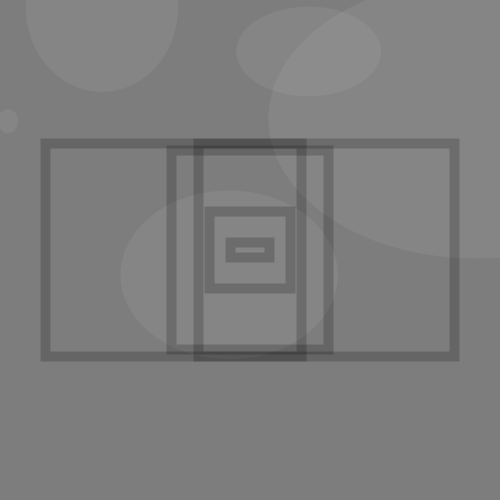
Frame 1 (no input)
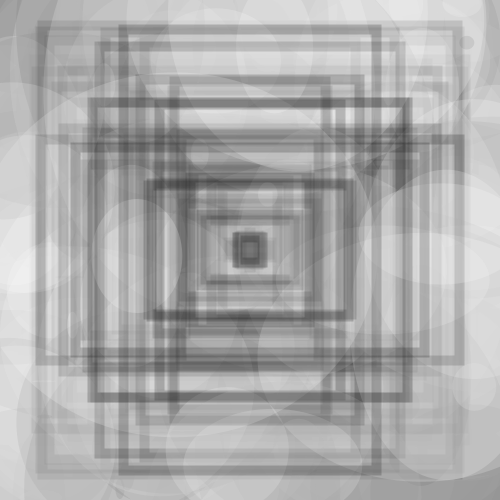
Frame 60 (the mouse pressed at the canvas centre just before this capture)
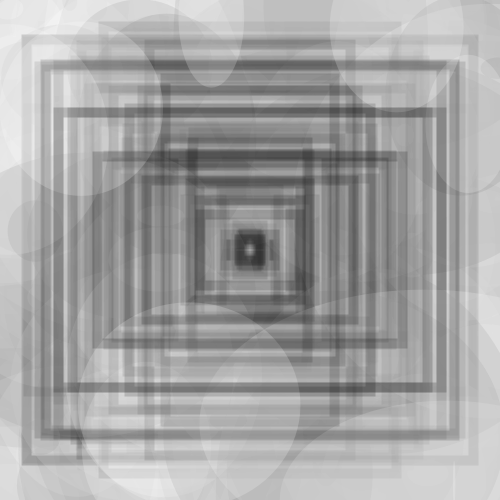
Frame 120 (the mouse held since frame 60 and released just before this capture)

The Processing sketch that drew these frames (run headless with seeded random() and noise(); from frame 60 on, the mouse is pressed at the canvas centre):

// Processing sketch: processing_167729
// ── processing_167729.pde

int counter;

void setup() {
background(125);
size (500,500);
frameRate(10); 
}

//triangle(mouseX, mouseY, random(500), random(500),random(500), random(500));
void draw() {  
  counter++;
  rectMode(CENTER);
  noStroke();
   fill(random(255)+180,50);
   if (mousePressed && (mouseButton == LEFT)) { 
    ellipseMode (CENTER);
    ellipse(mouseX, mouseY, random(100)+50, random(100)+50);
 //noFill(),
strokeWeight (1); 
   stroke(0);
    ellipse(mouseX, mouseY, random(50), random(50));
    ellipseMode (CORNER);
    ellipse(mouseX, mouseY, random(50), random(50));
    ellipse(mouseX, mouseY, random(50), random(50));
   }
   
   else if (mousePressed && (mouseButton == RIGHT)) { 
   fill(random(30),100);
  triangle(mouseX, mouseY, random(500), random(500),random(250), random(250));
    //ellipse (mouseX, mouseY, random(50), random(50));
 //noFill();
strokeWeight (1); 
   stroke(0);
    rect(mouseX, mouseY, random(50), random(50));
    rect(mouseX, mouseY, random(50), random(50));
    rect(mouseX, mouseY, random(50), random(50));
   }
  
else 
 {
   noStroke();
  fill(random(255)+100, 50);
    ellipse(random(500), random(500), random(250)+200, random(250)+200);
    ellipse(random(500), random(500), random(200)+150, random(200)+150);
    ellipse(random(500), random(500), random(150)+100, random(150)+100);
    ellipse(random(500), random(500), random(100)+50, random(100)+50);
    ellipse(random(500), random(500), random(50), random(50));
    
    noFill(); 
   stroke(random(50),50); //???
   strokeWeight(10);
   rect(width/2, height/2, random(250)+200, random(250)+200);
   rect(width/2, height/2, random(200)+150, random(200)+150);
    rect(width/2, height/2, random(150)+100, random(150)+100);
    rect(width/2, height/2, random(100)+50, random(100)+50);
    rect(width/2, height/2, random(50), random(50));
    //ellipse(width/2, height/2, 250, 250);
    //ellipse(width/2, height/2, 200, 200);
    //ellipse(width/2, height/2, 150, 150);
   // ellipse(width/2, height/2, 100, 100);
    //ellipse(width/2, height/2, 50, 50);
    }
   if(keyPressed) {
     if (key=='b'|| key == 'B');
    save("bild.png");
   }
    println(key);

    
} 
